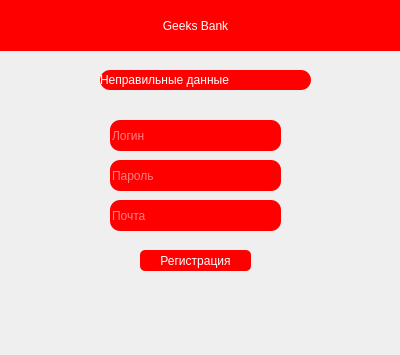
<?xml version="1.0" encoding="UTF-8"?>
<ui version="4.0">
 <class>From</class>
 <widget class="QWidget" name="From">
  <property name="geometry">
   <rect>
    <x>0</x>
    <y>0</y>
    <width>400</width>
    <height>355</height>
   </rect>
  </property>
  <property name="windowTitle">
   <string>Form</string>
  </property>
  <widget class="QLabel" name="label">
   <property name="geometry">
    <rect>
     <x>-40</x>
     <y>0</y>
     <width>471</width>
     <height>51</height>
    </rect>
   </property>
   <property name="styleSheet">
    <string notr="true">font: 17pt &quot;Yu Gothic UI Semibold&quot;;
color: white;
background-color: red;
border-radius: 10px;</string>
   </property>
   <property name="text">
    <string>Geeks Bank</string>
   </property>
   <property name="alignment">
    <set>Qt::AlignCenter</set>
   </property>
  </widget>
  <widget class="QLabel" name="error">
   <property name="geometry">
    <rect>
     <x>100</x>
     <y>70</y>
     <width>211</width>
     <height>20</height>
    </rect>
   </property>
   <property name="styleSheet">
    <string notr="true">font: 17pt &quot;Yu Gothic UI Semibold&quot;;
color: white;
background-color: red;
border-radius: 10px;</string>
   </property>
   <property name="text">
    <string>Неправильные данные</string>
   </property>
  </widget>
  <widget class="QPushButton" name="signup">
   <property name="geometry">
    <rect>
     <x>140</x>
     <y>250</y>
     <width>111</width>
     <height>21</height>
    </rect>
   </property>
   <property name="styleSheet">
    <string notr="true">font: 17pt &quot;Yu Gothic UI Semibold&quot;;
color: white;
background-color: red;
border-radius: 5px;</string>
   </property>
   <property name="text">
    <string>Регистрация</string>
   </property>
  </widget>
  <widget class="QLineEdit" name="input_login">
   <property name="geometry">
    <rect>
     <x>110</x>
     <y>120</y>
     <width>171</width>
     <height>31</height>
    </rect>
   </property>
   <property name="styleSheet">
    <string notr="true">color: white;
background-color: red;
border-radius: 10px;
font: 10pt &quot;MS Shell Dlg 2&quot;;</string>
   </property>
   <property name="placeholderText">
    <string>Логин</string>
   </property>
  </widget>
  <widget class="QLineEdit" name="input_login_2">
   <property name="geometry">
    <rect>
     <x>110</x>
     <y>160</y>
     <width>171</width>
     <height>31</height>
    </rect>
   </property>
   <property name="styleSheet">
    <string notr="true">color: white;
background-color: red;
border-radius: 10px;
font: 10pt &quot;MS Shell Dlg 2&quot;;</string>
   </property>
   <property name="placeholderText">
    <string>Пароль</string>
   </property>
  </widget>
  <widget class="QLineEdit" name="input_login_3">
   <property name="geometry">
    <rect>
     <x>110</x>
     <y>200</y>
     <width>171</width>
     <height>31</height>
    </rect>
   </property>
   <property name="styleSheet">
    <string notr="true">color: white;
background-color: red;
border-radius: 10px;
font: 10pt &quot;MS Shell Dlg 2&quot;;</string>
   </property>
   <property name="placeholderText">
    <string>Почта</string>
   </property>
  </widget>
 </widget>
 <resources/>
 <connections/>
</ui>
